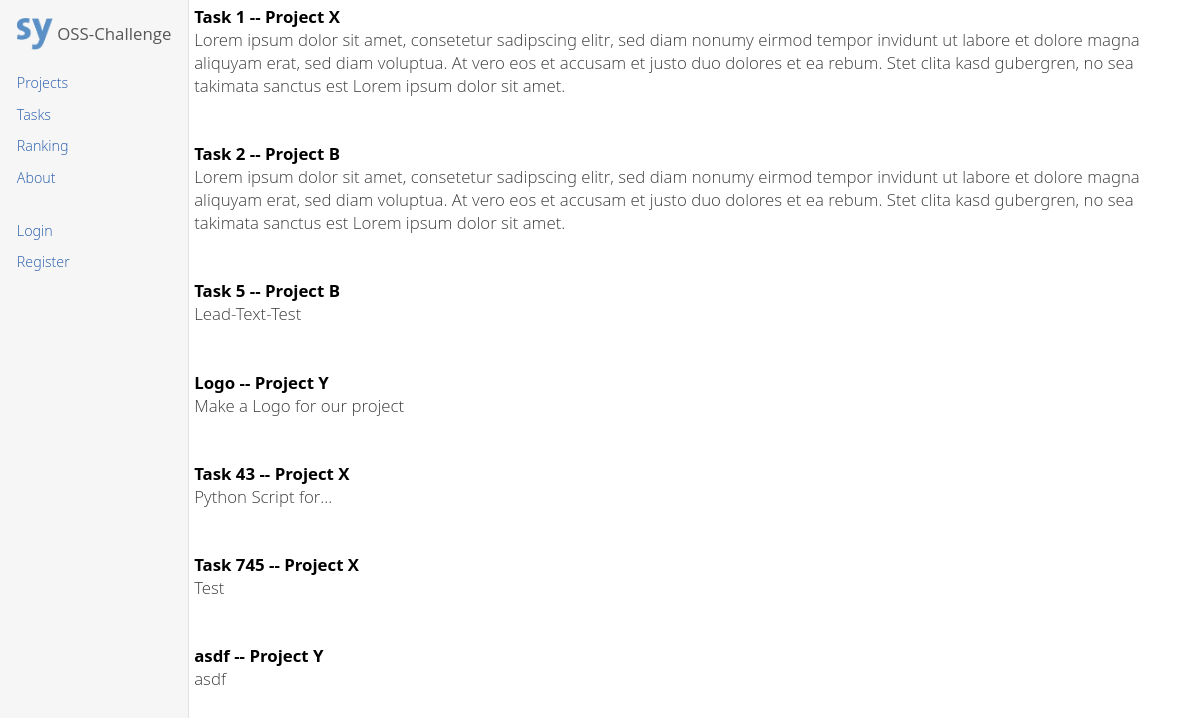
/tasks/, run on an earlier commit of the app's database.
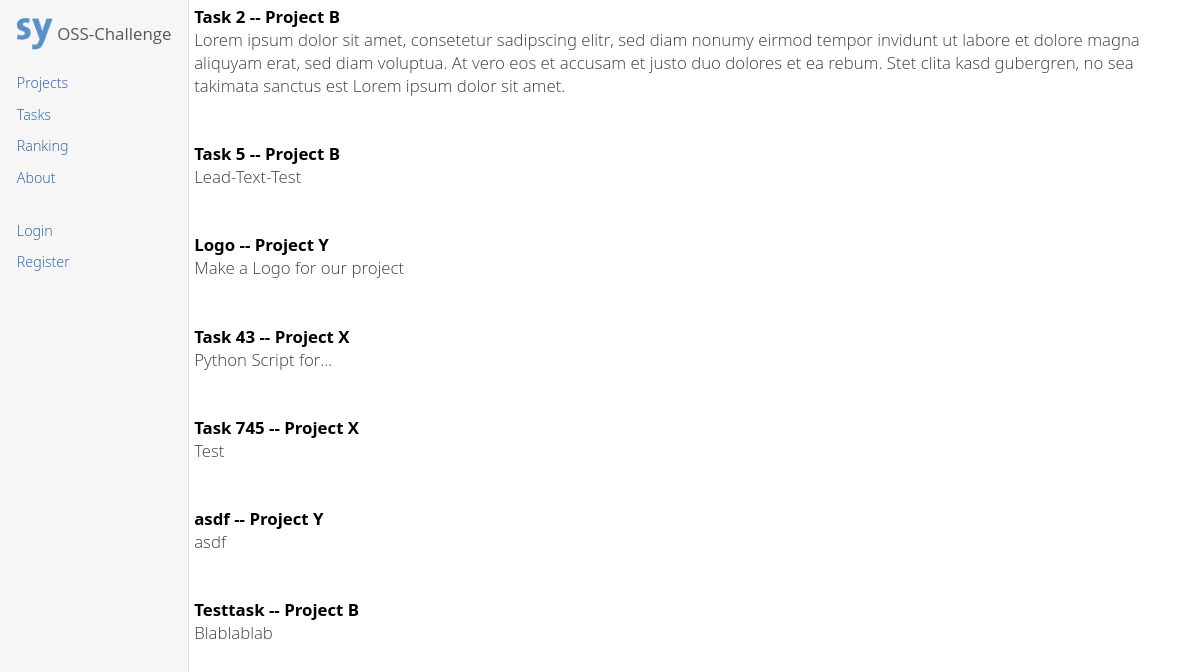
And on a later commit of the database.
### osschallenge/models.py (models this page shows, shortened)
class Task(models.Model):
    title = models.CharField(max_length=50)
    lead_text = models.CharField(max_length=300)
    description = models.CharField(max_length=5000)
    mentor = models.ForeignKey(User, related_name="task_mentor")
    project = models.ForeignKey(Project, related_name="task_project")
    contributers = models.ManyToManyField(
        User,
        related_name="task_contributers"
    )

class Project(models.Model):
    title = models.CharField(max_length=50)
    lead_text = models.CharField(max_length=300)
    description = models.CharField(max_length=5000)
    licence = models.CharField(max_length=50)
    website = models.CharField(max_length=50)
    github = models.CharField(max_length=50)
    owner = models.ForeignKey(User, related_name="project_owner")
    mentors = models.ManyToManyField(User, related_name="project_mentors")

### osschallenge/views.py (the view)
class TaskIndexView(generic.ListView):
    template_name = 'osschallenge/taskindex.html'
    context_object_name = 'task_list'
    def get_queryset(self):
        return Task.objects.all()

### osschallenge/templates/osschallenge/taskindex.html
{% extends 'osschallenge/index.html' %}
{% block content %}
    {% if task_list %}
        <ul class="index">
        {% for task in task_list %}
            <li>
                <a href="/tasks/{{ task.id }}">{{ task.title }} -- {{ task.project.title }}</a>
                <p>{{ task.lead_text }}</p>
            </li>
        {% endfor %}
        </ul>
    {% else %}
        <p>No tasks available.</p>
    {% endif %}
{% endblock content %}

What changed in the data, as far as the page shows it:
removed Task: title "Task 1", project "Project X", lead_text "Lorem ipsum dolor sit amet, consetetur sadipscing elitr, sed diam nonumy eirmod tempor invidunt ut labore et dolore magna aliquyam erat, sed diam voluptua. At vero eos et accusam et justo duo dolores et ea rebum. Stet clita kasd gubergren, no sea takimata sanctus est Lorem ipsum dolor sit amet."
added Task: title "Testtask", project "Project B", lead_text "Blablablab"
